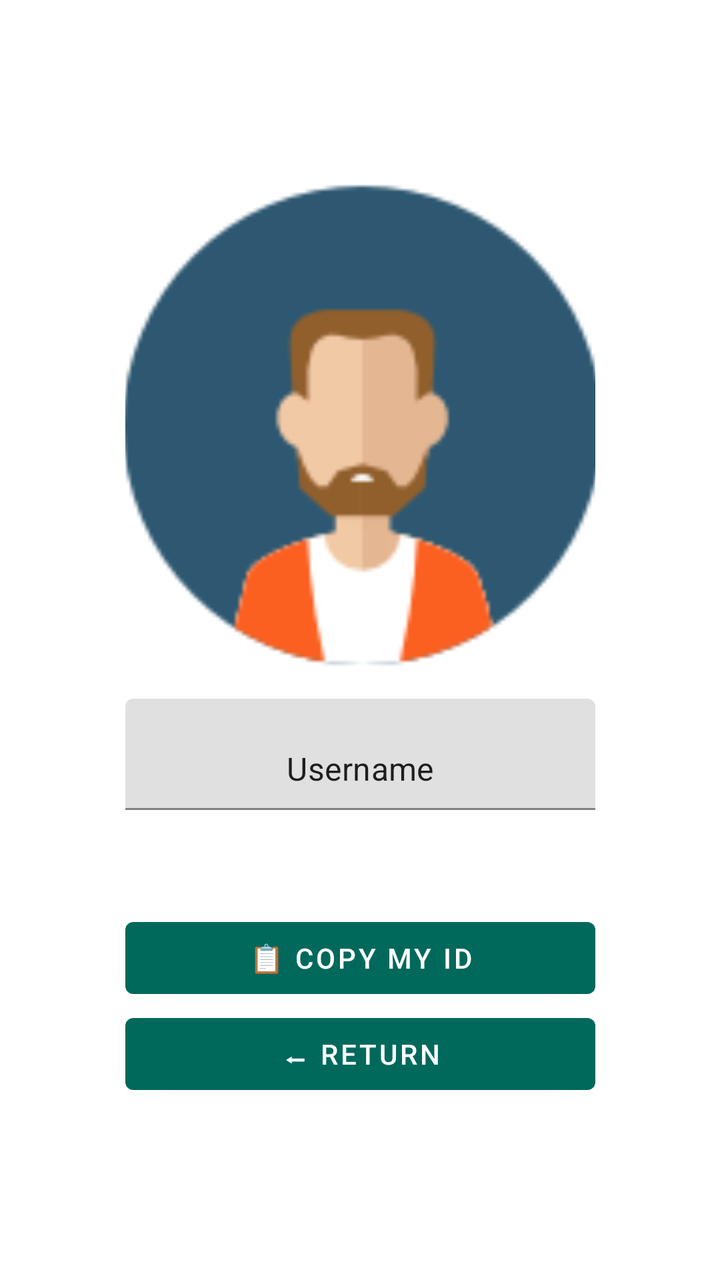
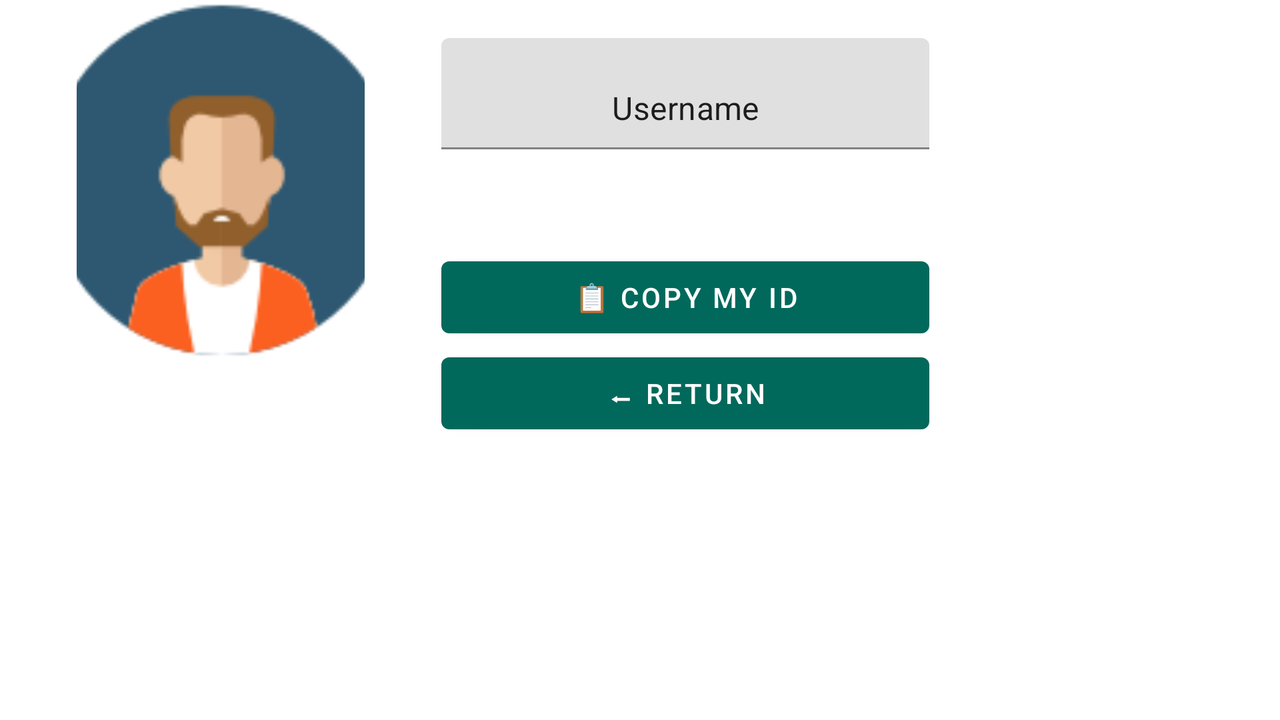

The same Android screen from two of the app's own layout files: first res/layout/ as a phone draws it, then the repository's variant for another configuration, drawn on a device whose configuration selects that folder. Both files follow.
<!-- AndroidManifest.xml: application theme Theme.AMOV_2022_2023_TP1 -->
<!-- res/layout/activity_profile.xml -->
<?xml version="1.0" encoding="utf-8"?>

<androidx.constraintlayout.widget.ConstraintLayout
    xmlns:android="http://schemas.android.com/apk/res/android"
    xmlns:app="http://schemas.android.com/apk/res-auto"
    xmlns:tools="http://schemas.android.com/tools"
    android:layout_width="match_parent"
    android:layout_height="match_parent"
    tools:context=".Profile">

    <LinearLayout
        android:layout_width="235dp"
        android:layout_height="wrap_content"
        android:orientation="vertical"
        app:layout_constraintBottom_toBottomOf="parent"
        app:layout_constraintEnd_toEndOf="parent"
        app:layout_constraintStart_toStartOf="parent"
        app:layout_constraintTop_toTopOf="parent">

        <ImageView
            android:id="@+id/profile_profile_image"
            android:layout_width="match_parent"
            android:layout_height="245dp"
            android:scaleType="centerCrop"
            app:srcCompat="@drawable/pic" />

        <com.google.android.material.textfield.TextInputLayout
            android:layout_width="match_parent"
            android:layout_height="wrap_content"
            android:layout_marginTop="15dp"
            android:background="#00000000">

            <com.google.android.material.textfield.TextInputEditText
                android:id="@+id/profile_name_text"
                android:layout_width="match_parent"
                android:layout_height="wrap_content"
                android:gravity="center_horizontal"
                android:selectAllOnFocus="true"
                android:singleLine="true"
                android:text="@string/profile_name" />
        </com.google.android.material.textfield.TextInputLayout>

        <Button
            android:id="@+id/profile_share_btn"
            android:layout_width="match_parent"
            android:layout_height="wrap_content"
            android:layout_marginTop="50dp"
            android:text="@string/profile_copyID" />

        <Button
            android:id="@+id/profile_exit_btn"
            android:layout_width="match_parent"
            android:layout_height="wrap_content"
            android:minHeight="48dp"
            android:text="@string/app_back" />
    </LinearLayout>

</androidx.constraintlayout.widget.ConstraintLayout>
<!-- resources referenced by this layout -->
<resources>
  <!-- drawable pic: png bitmap (drawable-v24, 6819 bytes) -->
  <string name="app_back">⬅ Return</string>
  <string name="profile_copyID">📋 Copy my ID</string>
  <string name="profile_name">Username</string>
  <style name="Theme.AMOV_2022_2023_TP1" parent="Theme.MaterialComponents.DayNight.DarkActionBar">
          
          <item name="colorPrimary">@color/teal_800</item>
          <item name="colorPrimaryVariant">@color/teal_800</item>
          <item name="colorOnPrimary">@color/white</item>
          
          <item name="colorSecondary">@color/teal_200</item>
          <item name="colorSecondaryVariant">@color/teal_700</item>
          <item name="colorOnSecondary">@color/black</item>
          
          <item name="android:statusBarColor">?attr/colorPrimaryVariant</item>
          
      </style>
  <color name="teal_800">#00695C</color>
  <color name="white">#FFFFFFFF</color>
  <color name="teal_200">#FF03DAC5</color>
  <color name="teal_700">#FF018786</color>
  <color name="black">#FF000000</color>
</resources>
<!-- res/layout-land/activity_profile.xml (the repository's variant of the layout above) -->
<!-- drawn on the phone turned sideways -->
<?xml version="1.0" encoding="utf-8"?>
<androidx.constraintlayout.widget.ConstraintLayout
    xmlns:android="http://schemas.android.com/apk/res/android"
    xmlns:app="http://schemas.android.com/apk/res-auto"
    xmlns:tools="http://schemas.android.com/tools"
    android:layout_width="match_parent"
    android:layout_height="match_parent"
    tools:context=".Profile">

    <LinearLayout
        android:id="@+id/linearLayout"
        android:layout_width="244dp"
        android:layout_height="284dp"
        android:layout_marginTop="4dp"
        android:orientation="vertical"
        app:layout_constraintEnd_toEndOf="parent"
        app:layout_constraintStart_toEndOf="@+id/textView7"
        app:layout_constraintTop_toTopOf="parent">

        <com.google.android.material.textfield.TextInputLayout
            android:layout_width="match_parent"
            android:layout_height="wrap_content"
            android:layout_marginTop="15dp"
            android:background="#00000000">

            <com.google.android.material.textfield.TextInputEditText
                android:id="@+id/profile_name_text"
                android:layout_width="match_parent"
                android:layout_height="wrap_content"
                android:gravity="center_horizontal"
                android:selectAllOnFocus="true"
                android:singleLine="true"
                android:text="@string/profile_name" />
        </com.google.android.material.textfield.TextInputLayout>

        <Button
            android:id="@+id/profile_share_btn"
            android:layout_width="match_parent"
            android:layout_height="wrap_content"
            android:layout_marginTop="50dp"
            android:text="@string/profile_copyID" />

        <Button
            android:id="@+id/profile_exit_btn"
            android:layout_width="match_parent"
            android:layout_height="wrap_content"
            android:minHeight="48dp"
            android:text="@string/app_back" />

    </LinearLayout>

    <LinearLayout
        android:layout_width="144dp"
        android:layout_height="208dp"
        android:orientation="vertical"
        app:layout_constraintEnd_toStartOf="@+id/linearLayout"
        app:layout_constraintStart_toStartOf="parent"
        app:layout_constraintTop_toTopOf="parent">

        <ImageView
            android:id="@+id/profile_profile_image"
            android:layout_width="match_parent"
            android:layout_height="179dp"
            android:scaleType="centerCrop"
            app:srcCompat="@drawable/pic" />

        <com.google.android.material.textfield.TextInputLayout
            android:layout_width="match_parent"
            android:layout_height="wrap_content"
            android:layout_marginTop="15dp"
            android:background="#00000000" />

    </LinearLayout>

    <TextView
        android:id="@+id/textView7"
        android:layout_width="45dp"
        android:layout_height="27dp"
        tools:layout_editor_absoluteX="381dp"
        tools:layout_editor_absoluteY="149dp" />

</androidx.constraintlayout.widget.ConstraintLayout>
